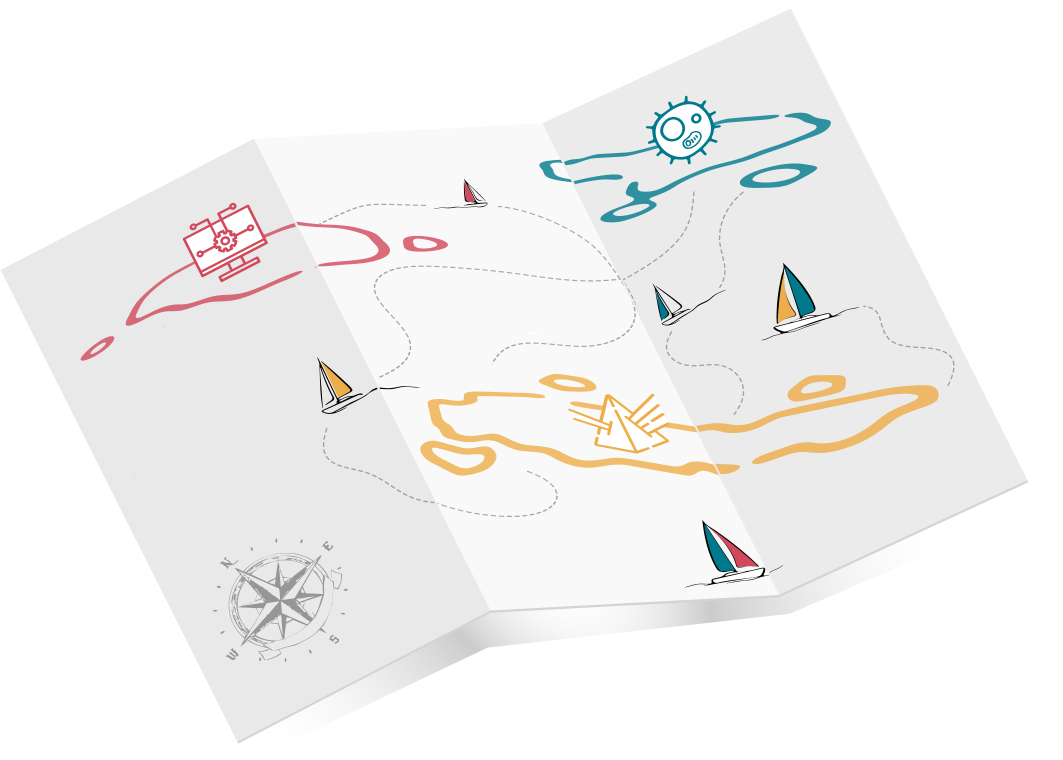
#> input picture img/2026016_Agus_archipielago.png, 5314 x 3797 px (shown at 1/5 size)
$ python make_figures.py
#> lines starting #> are read from the running program, lines starting #| are printed output that depends on the picture
"""Static figures for the GloBIAS 2026 talk.

    python figures/make_figures.py            # writes everything into figures/out/

Figures
  archipelago_labelled.png   slide 2  - the map with island labels
  pitfall_uint8.png          slide 4  - 200 + 100 = 44
  pitfall_saturation.png     slide 4  - clipping changes intensity ratios
  pitfall_anisotropy.png     slide 4  - forgetting the z-step
  airy.png                   slide 8  - Airy disk + Rayleigh criterion
  biologist_microtubules.png slide 9  - real microtubule image (or simulated placeholder)
  width_to_scale.png         slide 9  - 25 nm vs ~190 nm, drawn to scale
  qr_deck.svg, qr_curriculum.svg

The microtubule image is read from img/microtubules/ if present (see README there);
otherwise a clearly labelled simulated network is rendered instead.
"""
from pathlib import Path

import matplotlib.pyplot as plt
import numpy as np
from matplotlib import font_manager
from matplotlib.colors import LinearSegmentedColormap
from PIL import Image
from scipy.ndimage import gaussian_filter, zoom
from scipy.special import j1

ROOT = Path(__file__).resolve().parents[1]
OUT = ROOT / "figures" / "out"
OUT.mkdir(parents=True, exist_ok=True)

# ---- palette (sampled from img/2026016_Agus_archipielago.png) --------------
RED, YELLOW, TEAL = "#D1495B", "#EDAE49", "#00798C"
RED_L, YELLOW_L, TEAL_L = "#D66977", "#EDB969", "#2F909F"
INK, MUTED, LINE = "#1F2328", "#6B7075", "#D0D4D9"

DECK_URL = "https://acorbat.github.io/20261113_BIA_Curriculum_Talk/"
CURRICULUM_URL = "https://github.com/acorbat/bia_curriculum"

# ---- wave-optics parameters shared by slides 8-10 -------------------------
WAVELENGTH_NM, NA = 520.0, 1.4
ABBE_NM = WAVELENGTH_NM / (2 * NA)            # 185.7
RAYLEIGH_NM = 0.61 * WAVELENGTH_NM / NA       # 226.6
FWHM_AIRY_NM = 0.514 * WAVELENGTH_NM / NA     # 190.9
MT_NM = 25.0

_family = "Inter" if any("Inter" in f.name for f in font_manager.fontManager.ttflist) else "DejaVu Sans"
plt.rcParams.update({
    "font.family": _family, "font.size": 16, "axes.edgecolor": INK, "axes.labelcolor": INK,
    "xtick.color": MUTED, "ytick.color": MUTED, "axes.spines.top": False, "axes.spines.right": False,
    "savefig.dpi": 200, "savefig.bbox": "tight", "savefig.pad_inches": 0.05,
    "figure.facecolor": "white", "savefig.facecolor": "white",
})
MONO = "DejaVu Sans Mono"


def _clean(ax):
    ax.set_xticks([]); ax.set_yticks([])
    for s in ax.spines.values():
        s.set_visible(False)


# ===========================================================================
# Archipelago
# ===========================================================================
# icon centres in the original 5314 x 3797 PNG (measured)
ISLANDS = {
    "computer": dict(xy=(1116, 1209), label="Computer science", color=RED),
    "biology": dict(xy=(3401, 640), label="Biology", color=TEAL),
    "physics": dict(xy=(3095, 2099), label="Physics", color="#C8861B"),
}


def archipelago():
    im = Image.open(ROOT / "img" / "2026016_Agus_archipielago.png").convert("RGBA")
#> im is the input picture: PIL image 5314x3797 RGBA; mean R, G, B, A 129.1, 128.4, 127.4, 138.5
    im = im.resize((im.width // 2, im.height // 2), Image.LANCZOS)
#> im: PIL image 2657x1898 RGBA
    s = 0.5
    offsets = {"computer": (0, -330), "biology": (0, -300), "physics": (0, 330)}

    fig, ax = plt.subplots(figsize=(13.3, 9.5))
    ax.imshow(im)
    _clean(ax)
    for k, d in ISLANDS.items():
        x, y = d["xy"][0] * s, d["xy"][1] * s
        dx, dy = offsets[k]
        ax.text(x + dx * s, y + dy * s, d["label"], ha="center", va="center", fontsize=24,
                fontweight="bold", color=d["color"],
                bbox=dict(boxstyle="round,pad=0.35", fc="white", ec=d["color"], lw=2, alpha=0.92))
    fig.savefig(OUT / "archipelago_labelled.png", dpi=110)
    plt.close(fig)


# ===========================================================================
# Pitfalls (slide 4)
# ===========================================================================
def pitfall_uint8():
    y, x = np.mgrid[-1:1:200j, -1:1:200j]
    blob = (200 * np.exp(-(x**2 + y**2) / 0.25)).astype(np.uint8)
    brighter = blob + np.uint8(100)          # wraps around in uint8 (numpy keeps the dtype)
    fig, axs = plt.subplots(1, 2, figsize=(7.2, 4.1))
    for ax, img, t in zip(axs, [blob, brighter], ["img", "img + 100"]):
        ax.imshow(img, cmap="gray", vmin=0, vmax=255)
        _clean(ax)
        ax.set_title(t, family=MONO, fontsize=19, color=INK)
    axs[1].annotate("200 + 100 = 44", xy=(100, 100), xytext=(100, 186), ha="center", fontsize=17,
                    family=MONO, color=RED, fontweight="bold",
                    arrowprops=dict(arrowstyle="->", color=RED, lw=2))
    fig.suptitle("uint8 overflow: the brightest pixels turn dark", fontsize=18, color=INK, y=1.02)
    fig.savefig(OUT / "pitfall_uint8.png")
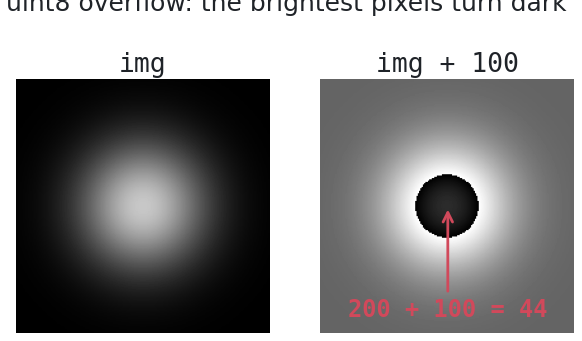
#> figure drawn by matplotlib, 2 panels
    plt.close(fig)


def pitfall_saturation():
    x = np.linspace(0, 10, 1000)
    true = 120 * np.exp(-(x - 3) ** 2 / 0.6) + 360 * np.exp(-(x - 7) ** 2 / 0.6) + 10
    rec = np.minimum(true, 255)
    fig, ax = plt.subplots(figsize=(7.2, 4.1))
    ax.plot(x, true, color=MUTED, lw=2, ls="--", label="true signal")
    ax.plot(x, rec, color=YELLOW, lw=3.5, label="recorded (8-bit)")
    ax.axhline(255, color=RED, lw=1.2, ls=":")
    ax.text(4.6, 262, "255 = detector max", color=RED, fontsize=13, ha="center", va="bottom")
    ax.set_xlabel("position"); ax.set_ylabel("intensity")
    ax.set_xticks([]); ax.set_ylim(0, 400)
    ax.legend(frameon=False, loc="upper left", fontsize=13)
    ax.text(5.9, 160, "true ratio  3.0\nmeasured    2.1", ha="right", va="bottom", fontsize=14, color=INK, family=MONO)
    ax.set_title("saturation: clipped cells under-report expression", fontsize=18, color=INK)
    fig.savefig(OUT / "pitfall_saturation.png")
    plt.close(fig)


def pitfall_anisotropy():
    # 6 um sphere, xy pixel 0.1 um, z-step 0.5 um
    xy, dz, d = 0.1, 0.5, 6.0
    xs = np.arange(-4, 4, xy) + xy / 2
    zs = np.arange(-4, 4, dz) + dz / 2
    X, Z = np.meshgrid(xs, zs)
    xz = (X**2 + Z**2 <= (d / 2) ** 2).astype(float)
    fig, axs = plt.subplots(1, 2, figsize=(7.2, 4.1), layout="constrained")
    axs[0].imshow(xz, cmap="gray", aspect=1.0, interpolation="nearest")      # voxels treated as cubes
    axs[0].set_title("voxels assumed cubic", fontsize=16, color=RED)
    axs[1].imshow(xz, cmap="gray", aspect=dz / xy, interpolation="nearest")  # calibrated
    axs[1].set_title("z-step = 5 × pixel", fontsize=16, color=TEAL)
    for ax in axs:
        _clean(ax)
    fig.supxlabel("xz view of a 6 µm sphere: volume off by 5×", fontsize=16, color=INK)
    fig.suptitle("anisotropic voxels: shape & volume distorted", fontsize=18, color=INK)
    fig.savefig(OUT / "pitfall_anisotropy.png")
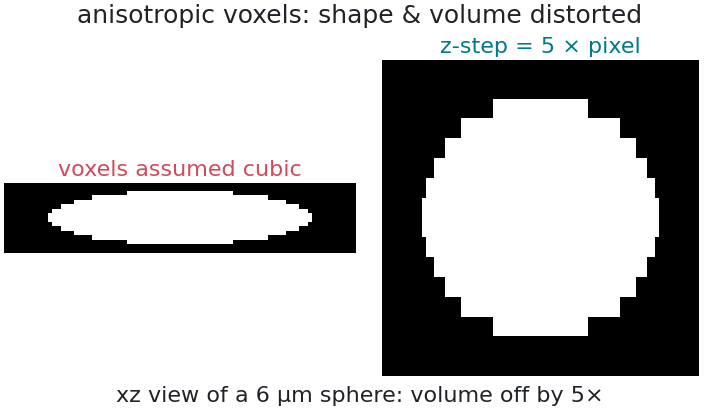
#> figure drawn by matplotlib, 2 panels
    plt.close(fig)


# ===========================================================================
# Physicist slide (8): Airy pattern + Rayleigh criterion
# ===========================================================================
def airy_intensity(r_nm):
    v = 2 * np.pi * NA * np.asarray(r_nm, float) / WAVELENGTH_NM
    out = np.ones_like(v)
    nz = v != 0
    out[nz] = (2 * j1(v[nz]) / v[nz]) ** 2
    return out


def airy():
    fig, axs = plt.subplots(1, 2, figsize=(12, 4.8), gridspec_kw=dict(width_ratios=[1, 1.5]))
    g = np.linspace(-700, 700, 501)
    X, Y = np.meshgrid(g, g)
    I = airy_intensity(np.hypot(X, Y))
    cmap = LinearSegmentedColormap.from_list("y", ["black", "#7A4E0A", YELLOW, "white"])
    axs[0].imshow(I ** 0.35, cmap=cmap, extent=[-700, 700, -700, 700])   # gamma to show the rings
    axs[0].add_patch(plt.Circle((0, 0), RAYLEIGH_NM, fill=False, ec="white", ls="--", lw=1.5))
    axs[0].text(0, -RAYLEIGH_NM - 70, f"first zero: {RAYLEIGH_NM:.0f} nm", color="white", ha="center",
                va="top", fontsize=13)
    axs[0].plot([300, 600], [-620, -620], color="white", lw=4)
    axs[0].text(450, -580, "300 nm", color="white", ha="center", fontsize=12)
    _clean(axs[0])
    axs[0].set_title("Airy disk (λ = 520 nm, NA 1.4)", fontsize=16, color=INK)

    x = np.linspace(-700, 700, 2001)
    a = airy_intensity(np.abs(x + RAYLEIGH_NM / 2))
    b = airy_intensity(np.abs(x - RAYLEIGH_NM / 2))
    ax = axs[1]
    ax.fill_between(x, a, color=YELLOW_L, alpha=0.35, lw=0)
    ax.fill_between(x, b, color=YELLOW_L, alpha=0.35, lw=0)
    ax.plot(x, a + b, color=INK, lw=2.5, label="two point sources")
    dip = (a + b)[len(x) // 2] / (a + b).max()
    ax.annotate("", xy=(-RAYLEIGH_NM / 2, 1.08), xytext=(RAYLEIGH_NM / 2, 1.08),
                arrowprops=dict(arrowstyle="<->", color=RED, lw=2))
    ax.text(0, 1.13, f"Rayleigh: {RAYLEIGH_NM:.0f} nm", color=RED, ha="center", fontsize=15)
    ax.text(0, (a + b)[len(x) // 2] - 0.12, f"centre ≈ {dip * 100:.0f} % of peak", ha="center", fontsize=13, color=MUTED)
    ax.set_xlim(-600, 600); ax.set_ylim(0, 1.25)
    ax.set_xlabel("position (nm)"); ax.set_yticks([])
    ax.spines["left"].set_visible(False)
    ax.set_title("just resolved", fontsize=16, color=INK)
    fig.tight_layout()
    fig.savefig(OUT / "airy.png")
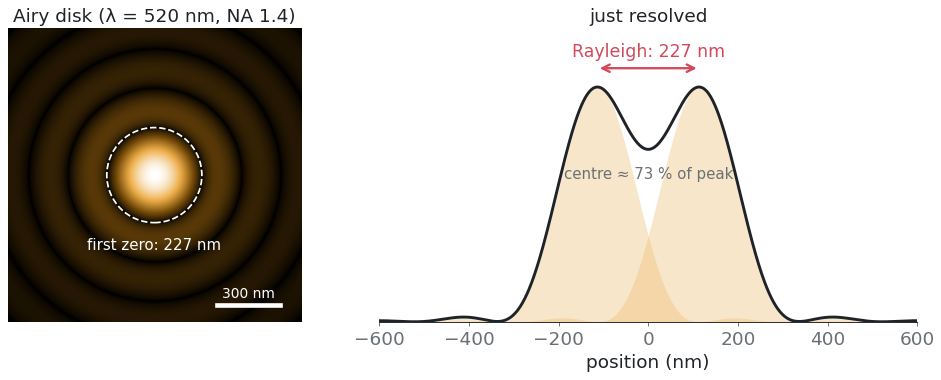
#> figure drawn by matplotlib, 2 panels
    plt.close(fig)


# ===========================================================================
# Biologist slide (9)
# ===========================================================================
# Per-image settings for the biologist slide, keyed by a substring of the file name.
#   crop  : (row0, row1, col0, col1) region kept from the image (None = whole image)
#   zoom  : (row, col, size) of the zoom box, in pixels of the cropped image
#   profile: vertical line inside the zoom (col, (row0, row1), width in px averaged across)
#   credit: line printed under the figure
# All panels show raw pixels (no interpolation); the profile uses the raw 8-bit values.
MICROTUBULE_SOURCES = {
    "FluorescentCells": dict(           # Fiji › File › Open Samples › Fluorescent Cells, tubulin channel
        crop=(0, 465, 0, 512),           # drops Fiji's burned-in "Press 'I' (Image>Show Info)…" overlay
        zoom=(225, 350, 70),                           # Fiji x=350, y=225: parallel filaments, upper right of the big cell
        profile=dict(col=20, rows=(4, 64), width=5),   # vertical line in zoom coordinates, crossing ~6 filaments
        credit="Image: Fluorescent Cells, ImageJ/Fiji sample (public domain)",
    ),
    "Vindin": dict(
        crop=None, zoom=None, profile=None,
        credit="Image: H. Vindin, Microtubules in primary mouse embryonic fibroblasts, CC BY 4.0, Wikimedia Commons",
    ),
}
CYAN = LinearSegmentedColormap.from_list("cyan", ["black", "#0B4F5A", "#2FB5C8", "#DFFBFF"])


def _simulated_network(n=900, px_nm=65.0, seed=3):
    """Simulated microtubule network: 25 nm filaments blurred by a Gaussian PSF."""
#> called with n = 900, px_nm = 65, seed = 3
    rng = np.random.default_rng(seed)
    fine = 5                                   # simulate on a 13 nm grid, then sample
    N = n * fine
    obj = np.zeros((N, N), np.float32)
    for _ in range(140):
        p = rng.uniform(0.2, 0.8, 2) * N
        ang = rng.uniform(0, 2 * np.pi)
        for _ in range(2500):
            ang += rng.normal(0, 0.03)
            p = p + 3 * np.array([np.cos(ang), np.sin(ang)])
            i, j = int(p[0]), int(p[1])
            if not (0 <= i < N and 0 <= j < N):
                break
            obj[i, j] = 1
    sigma_px = 0.21 * WAVELENGTH_NM / NA / (px_nm / fine)
    img = gaussian_filter(obj, sigma_px)[::fine, ::fine]
    img = rng.poisson(img / img.max() * 120 + 3).astype(float)
    return img


def biologist():
    folder = ROOT / "img" / "microtubules"
    src = sorted(p for p in folder.glob("*") if p.suffix.lower() in (".png", ".tif", ".tiff", ".jpg"))
    simulated = not src
    cfg = dict(crop=None, zoom=None, profile=None, credit=None)
    if simulated:
        raw = _simulated_network()
    else:
        cfg.update(next((c for k, c in MICROTUBULE_SOURCES.items() if k.lower() in src[0].name.lower()), {}))
        im = Image.open(src[0])
        raw = np.asarray(im.convert("RGB")).max(axis=2).astype(float) if im.mode in ("P", "RGB", "RGBA") \
            else np.asarray(im).astype(float)  # single-colour LUT: brightest channel = intensity
        if cfg["crop"]:
            r0, r1, c0, c1 = cfg["crop"]
            raw = raw[r0:r1, c0:c1]
    lo, hi = np.percentile(raw, 1), np.percentile(raw, 99.7)
    disp = np.clip((raw - lo) / (hi - lo), 0, 1)              # display only; profile uses raw values

    h, w = raw.shape
    cy, cx, bs = cfg["zoom"] or (int(h * 0.30), int(w * 0.42), h // 6)
    prof = cfg["profile"] or dict(col=bs // 2, rows=(2, bs - 2), width=3)

    from matplotlib.gridspec import GridSpec
    H = 6.0
    right_w = H * 0.62                                          # zoom is square, 62 % of the height
    fig = plt.figure(figsize=(H * w / h + right_w + 0.5, H))
    gs = GridSpec(2, 2, figure=fig, width_ratios=[H * w / h, right_w], height_ratios=[0.62, 0.38],
                  left=0.005, right=0.99, top=0.93, bottom=0.10, wspace=0.07, hspace=0.36)
    ax_o = fig.add_subplot(gs[:, 0]); ax_z = fig.add_subplot(gs[0, 1]); ax_p = fig.add_subplot(gs[1, 1])

    ax_o.imshow(disp, cmap=CYAN, interpolation="nearest")
    ax_o.add_patch(plt.Rectangle((cx - 0.5, cy - 0.5), bs, bs, fill=False, ec="white", lw=2))
    z_raw = raw[cy:cy + bs, cx:cx + bs]
    zlo, zhi = np.percentile(z_raw, 1), np.percentile(z_raw, 99.5)  # contrast set within the zoom
    ax_z.imshow(np.clip((z_raw - zlo) / (zhi - zlo), 0, 1), cmap=CYAN, interpolation="nearest")
    c, (p0, p1), pw = prof["col"], prof["rows"], prof["width"]
    ax_z.add_patch(plt.Rectangle((c - pw / 2, p0 - 0.5), pw, p1 - p0, fill=False, ec="white", lw=2))
    for ax in (ax_o, ax_z):
        _clean(ax)
    ax_z.set_title("zoom (raw pixels)", fontsize=17, color=INK)

    values = z_raw[p0:p1, c - pw // 2:c + pw // 2 + 1].mean(axis=1)
    pos = np.arange(p0, p1) - p0
    ax_p.step(pos, values, where="mid", color=TEAL, lw=2.2)          # biology island colour
    ax_p.fill_between(pos, values, step="mid", color=TEAL_L, alpha=0.25, lw=0)
    ax_p.set_xlim(pos[0] - 0.5, pos[-1] + 0.5)
    ax_p.set_xlabel("pixels along the line", fontsize=16)
    ax_p.set_ylabel("intensity", fontsize=16)
    ax_p.tick_params(labelsize=14)
    ax_p.set_title("each filament → a wide peak", fontsize=17, color=INK)

    if simulated:
        ax_o.text(0.5, 0.5, "SIMULATED\nplaceholder", transform=ax_o.transAxes, ha="center", va="center",
                  fontsize=34, color="white", alpha=0.35, fontweight="bold", rotation=20)
        credit = "Simulated network (placeholder): replace with img/microtubules/<image>.tif"
    else:
        credit = cfg["credit"] or f"Image: {src[0].stem}"
    fig.text(0.005, 0.0, credit, fontsize=12, color=MUTED)
    fig.savefig(OUT / "biologist_microtubules.png")
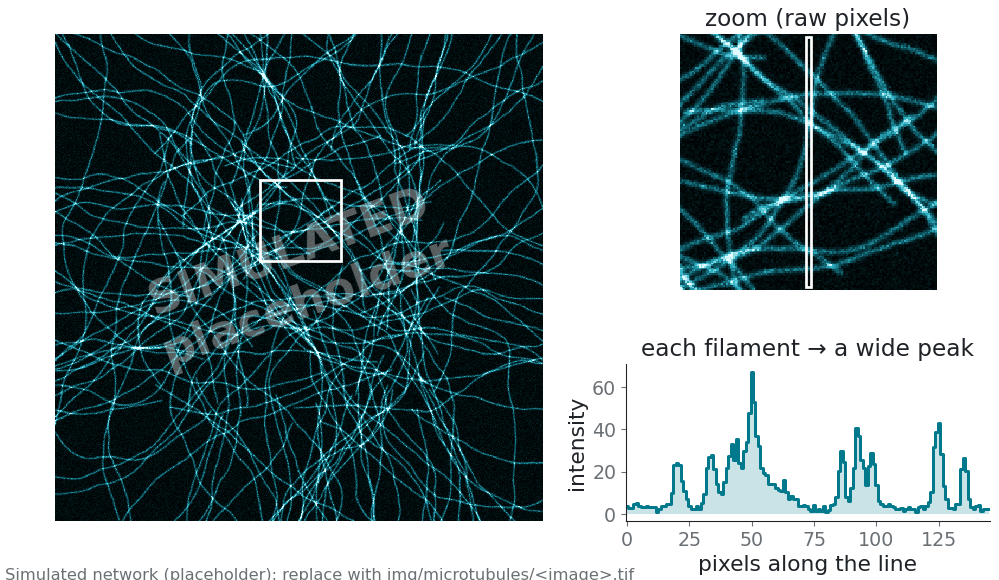
#> figure drawn by matplotlib, 3 panels; panel 3: curve peaks at x = 50, y = 67.33
    plt.close(fig)


def width_to_scale():
    """25 nm microtubule vs its ~190 nm image, drawn at the same scale."""
    fig, ax = plt.subplots(figsize=(7.5, 2.6))
    x = np.linspace(-300, 300, 1201)
    obj = (np.abs(x) <= MT_NM / 2).astype(float)
    img = gaussian_filter(obj, (0.21 * WAVELENGTH_NM / NA) / (x[1] - x[0]))
    img /= img.max()
    ax.fill_between(x, img, color=TEAL_L, alpha=0.35, lw=0)
    ax.plot(x, img, color=TEAL, lw=2.5)
    ax.fill_between(x, obj, step="mid", color=INK, lw=0)
    ax.annotate("", xy=(-FWHM_AIRY_NM / 2, 0.5), xytext=(FWHM_AIRY_NM / 2, 0.5),
                arrowprops=dict(arrowstyle="<->", color=TEAL, lw=2))
    ax.text(FWHM_AIRY_NM / 2 + 15, 0.5, "image ≈ 190 nm", color=TEAL, va="center", fontsize=15)
    ax.annotate("microtubule 25 nm", xy=(-MT_NM / 2, 0.92), xytext=(-290, 0.92), color=INK, va="center",
                fontsize=15, arrowprops=dict(arrowstyle="->", color=INK, lw=1.5))
    ax.set_xlim(-300, 300); ax.set_ylim(0, 1.1)
    ax.set_yticks([]); ax.spines["left"].set_visible(False)
    ax.set_xlabel("nm (same scale)")
    fig.savefig(OUT / "width_to_scale.png")
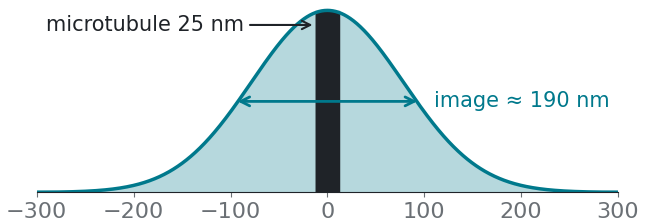
#> figure drawn by matplotlib, 1 panel
    plt.close(fig)


# ===========================================================================
# bia_curriculum explorer screenshot (made by figures/screenshot_explorer.js)
# ===========================================================================
def crop_explorer():
    src = OUT / "explorer_psf.png"
    if not src.exists():
        return
    im = Image.open(src)
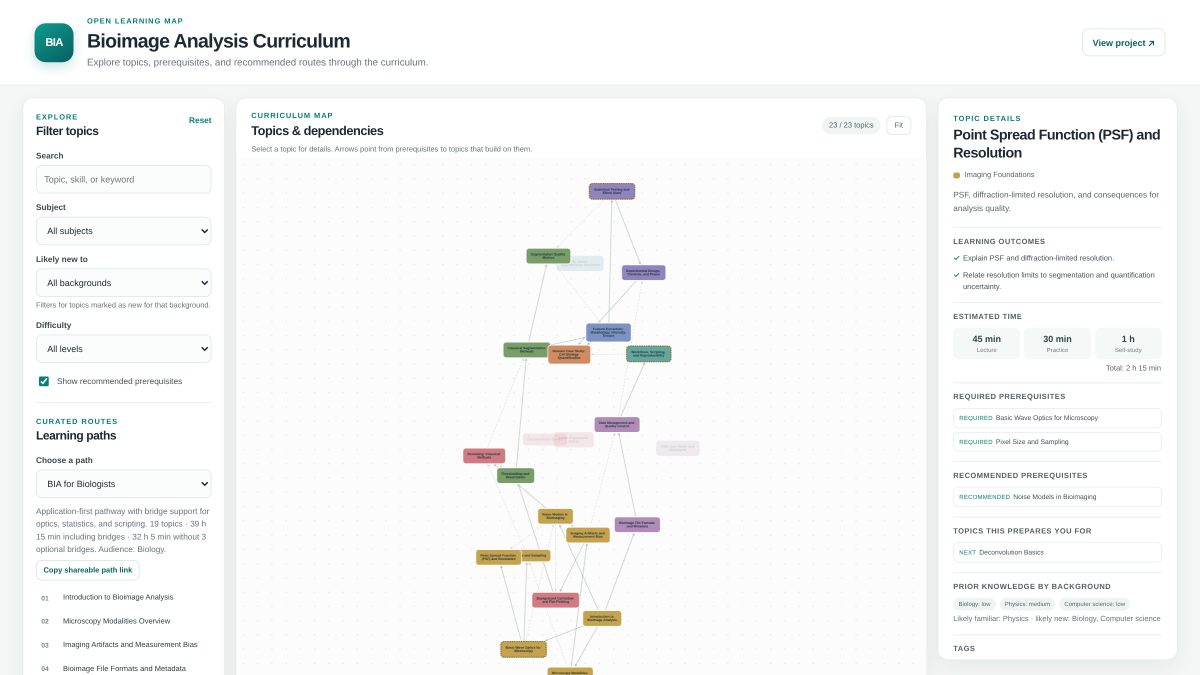
#> input picture figures/out/explorer_psf.png, 2400 x 1350 px (shown at 1/2 size)
#> im is the input picture: PIL image 2400x1350 RGB; mean R, G, B 246.3, 247.4, 246.7
    W, H = im.size                       # 2400 x 1350 (1600 x 900 @1.5x)
#> W = 2400; H = 1350
    im.crop((int(W * 0.195), int(H * 0.12), W, H)).save(OUT / "explorer_psf_crop.png")
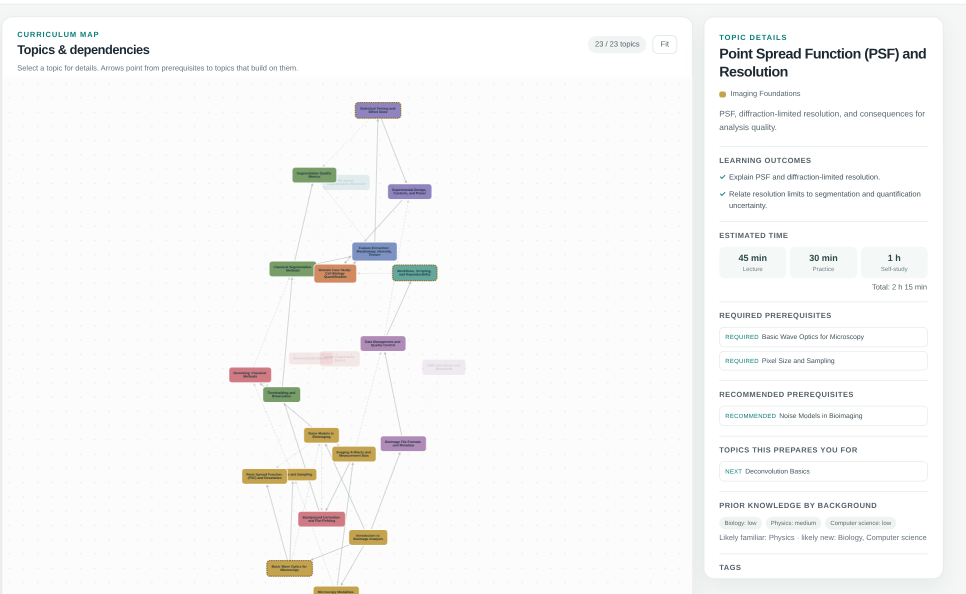
#> saved as explorer_psf_crop.png: PIL image 1932x1188 RGB (shown at 1/2 size); mean R, G, B 246.7, 247.5, 246.4


# ===========================================================================
# QR codes
# ===========================================================================
def qr_codes():
    import segno
    segno.make(DECK_URL, error="m").save(OUT / "qr_deck.svg", scale=10, border=1, dark=INK)
    segno.make(CURRICULUM_URL, error="m").save(OUT / "qr_curriculum.svg", scale=10, border=1, dark=TEAL)


if __name__ == "__main__":
    archipelago()
    pitfall_uint8(); pitfall_saturation(); pitfall_anisotropy()
    airy()
    biologist(); width_to_scale()
    qr_codes()
    crop_explorer()
    print(f"Abbe {ABBE_NM:.1f} nm · Rayleigh {RAYLEIGH_NM:.1f} nm · Airy FWHM {FWHM_AIRY_NM:.1f} nm")
    print("written:", sorted(p.name for p in OUT.iterdir()))
